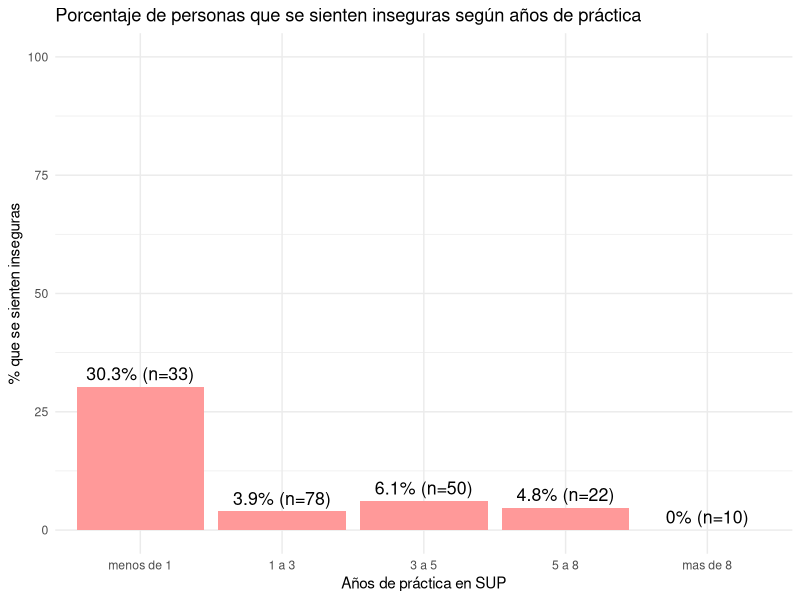
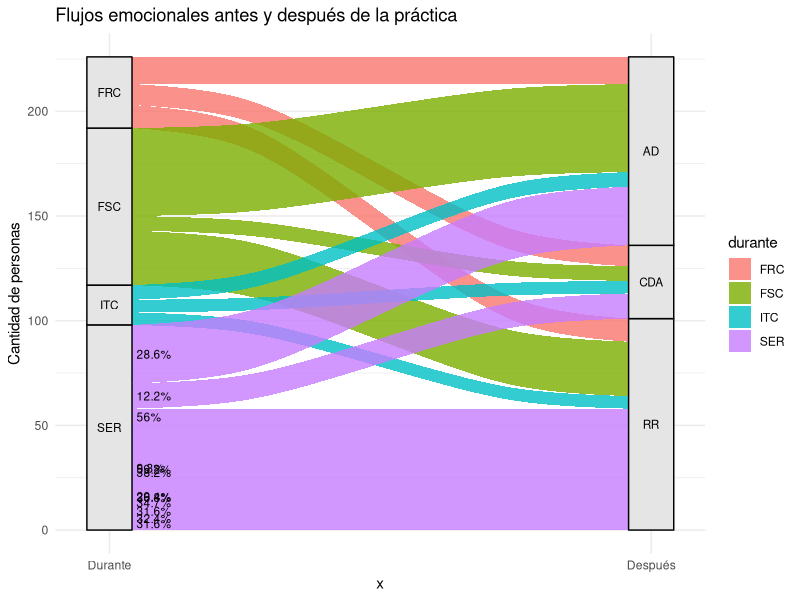
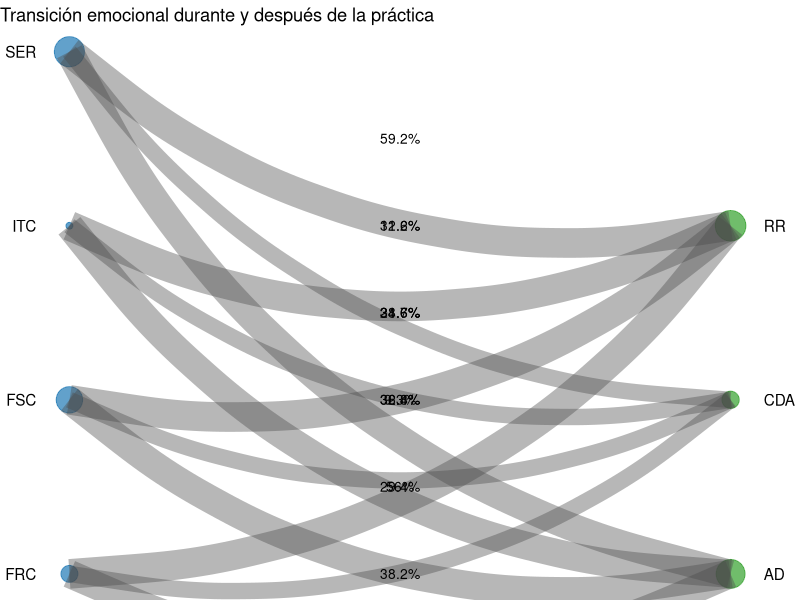

Write the R code that produced these figures, in order.
## ---- chunk 1
knitr::opts_chunk$set(echo = TRUE, warning = FALSE, message = FALSE)
library(readxl)
library(dplyr)
library(stringr)
library(ggplot2)
library(GGally)
library(corrplot)

# Cargar archivo Excel
datos <- read_excel("Lesiones en el SUP (respuestas).xlsx")
## ---- chunk 2
# Renombrar columnas claves para simplificar
datos <- datos %>%
  rename(
    anios_practica = `Años de práctica del SUP`,
    sensacion_tabla = `sobre la tabla te sientes`
  )

# Reordenar niveles de la variable de práctica
datos$anios_practica <- factor(
  datos$anios_practica,
  levels = c("menos de 1", "1 a 3", "3 a 5", "5 a 8", "mas de 8")
)

table(datos$anios_practica)

# Variable binaria: se considera "inseguro" si menciona inseguridad, miedo, falta de equilibrio, etc.
datos <- datos %>%
  mutate(
    inseguro = case_when(
      str_detect(str_to_lower(sensacion_tabla), "inseguro") ~ "Sí",
      is.na(sensacion_tabla) ~ NA_character_,
      TRUE ~ "No"
    )
  )


prop.table(table(datos$anios_practica, datos$inseguro), margin = 1) * 100

# Tabla de conteo total por grupo de años
tabla_n <- datos %>%
  group_by(anios_practica) %>%
  summarise(n_total = n())

# Tabla de proporciones (% inseguridad)
tabla_prop <- prop.table(table(datos$anios_practica, datos$inseguro), margin = 1) * 100
tabla_df <- as.data.frame(tabla_prop)
colnames(tabla_df) <- c("anios_practica", "inseguro", "porcentaje")

# Filtrar solo los que respondieron "Sí"
tabla_df_inseguro <- tabla_df %>%
  filter(inseguro == "Sí") %>%
  left_join(tabla_n, by = "anios_practica") %>%
  mutate(etiqueta = paste0(round(porcentaje, 1), "% (n=", n_total, ")"))

# Gráfico con etiquetas
ggplot(tabla_df_inseguro, aes(x = anios_practica, y = porcentaje)) +
  geom_col(fill = "#FF9999") +
  geom_text(aes(label = etiqueta), vjust = -0.5, size = 4.5) +
  labs(
    title = "Porcentaje de personas que se sienten inseguras según años de práctica",
    x = "Años de práctica en SUP",
    y = "% que se sienten inseguras"
  ) +
  theme_minimal() +
  ylim(0, 100)
## ---- chunk 3
library(tidyverse)
library(ggalluvial)

# Paso 1: Preparar datos con porcentaje de salida
flujo_pct <- datos %>%
  rename(
    durante = `sensacion_tabla`,
    despues = `al finalizar la remada te sientes`
  ) %>%
  filter(!is.na(durante), !is.na(despues)) %>%
    mutate(
    durante = recode(durante,
                     "seguro, equilibrado y relajado" = "SER",
                     "fuerte, resistente y contracturado" = "FRC",
                     "fuerte, seguro y cómodo" = "FSC",
                     "inseguro, tenso y contracturado" = "ITC"),
    despues = recode(despues,
                     "renovado y relajado" = "RR",
                     "cansado, dolorido y agotado" = "CDA",
                     "activo y dinámico" = "AD")
  ) %>%
  count(durante, despues) %>%
  group_by(durante) %>%
  mutate(pct = round(n / sum(n) * 100, 1),
         label = paste0(pct, "%")) %>%
  ungroup()

# Paso 2: Calcular posición vertical (y) acumulada para cada flujo
flujo_pct <- flujo_pct %>%
  group_by(durante) %>%
  arrange(durante, desc(despues)) %>%  # Ajustar según orden deseado
  mutate(ypos = cumsum(n) - n/2) %>%
  ungroup()

# Paso 3: Crear gráfico con etiquetas bien ubicadas
ggplot(flujo_pct,
       aes(axis1 = durante, axis2 = despues, y = n)) +
  geom_alluvium(aes(fill = durante), width = 1/12, alpha = 0.8) +
  geom_stratum(width = 1/12, fill = "gray90", color = "black") +
  geom_text(stat = "stratum", aes(label = after_stat(stratum)), size = 3) +
  # Colocar etiquetas justo al comienzo de cada flujo
  geom_text(aes(x = 1.05, y = ypos, label = label),
            size = 3, color = "black", hjust = 0, inherit.aes = FALSE) +
  scale_x_discrete(limits = c("Durante", "Después"), expand = c(.05, .05)) +
  labs(y = "Cantidad de personas",
       title = "Flujos emocionales antes y después de la práctica") +
  theme_minimal()

## ---- chunk 4
library(tidyverse)
library(ggforce)

# Preparar datos
flujo <- datos %>%
  rename(
    durante = `sensacion_tabla`,
    despues = `al finalizar la remada te sientes`
  ) %>%
  filter(!is.na(durante), !is.na(despues)) %>%
  mutate(
    durante = recode(durante,
                     "seguro, equilibrado y relajado" = "SER",
                     "fuerte, resistente y contracturado" = "FRC",
                     "fuerte, seguro y cómodo" = "FSC",
                     "inseguro, tenso y contracturado" = "ITC"),
    despues = recode(despues,
                     "renovado y relajado" = "RR",
                     "cansado, dolorido y agotado" = "CDA",
                     "activo y dinámico" = "AD")
  ) %>%
  count(durante, despues) %>%
  group_by(durante) %>%
  mutate(pct = round(100 * n / sum(n), 1)) %>%
  ungroup()

# Paso 2: Calcular porcentajes dentro de cada categoría de salida
flujo <- flujo %>%
  group_by(durante) %>%
  mutate(pct = round(n / sum(n) * 100, 1)) %>%
  ungroup()

# Paso 3: Asignar posiciones para graficar
tot_durante <- flujo %>%
  count(durante, wt = n) %>%
  mutate(x = 1, y = seq_along(durante))

tot_despues <- flujo %>%
  count(despues, wt = n) %>%
  mutate(x = 3, y = seq_along(despues))

# Paso 4: Preparar coordenadas para líneas
flujo_coords <- flujo %>%
  left_join(tot_durante, by = "durante") %>%
  rename(x1 = x, y1 = y) %>%
  left_join(tot_despues, by = "despues") %>%
  rename(x2 = x, y2 = y) %>%
  mutate(label_x = 2,
         label_y = (y1 + y2)/2,
         label = paste0(pct, "%"))

# Paso 5: Crear gráfico
ggplot() +
  # Nodos de salida
  geom_point(data = tot_durante, aes(x = x, y = y, size = n), color = "#1f78b4", alpha = 0.7) +
  geom_text(data = tot_durante, aes(x = x - 0.1, y = y, label = durante), hjust = 1) +

  # Nodos de llegada
  geom_point(data = tot_despues, aes(x = x, y = y, size = n), color = "#33a02c", alpha = 0.7) +
  geom_text(data = tot_despues, aes(x = x + 0.1, y = y, label = despues), hjust = 0) +

  # Curvas de transición
  geom_curve(data = flujo_coords,
             aes(x = x1, y = y1, xend = x2, yend = y2, size = n),
             curvature = 0.25, alpha = 0.4, color = "gray30") +

  # Etiquetas de porcentaje
  geom_text(data = flujo_coords,
            aes(x = label_x, y = label_y, label = label),
            size = 3.5, color = "black") +

  scale_size(range = c(2, 10), guide = "none") +
  theme_void() +
  ggtitle("Transición emocional durante y después de la práctica")

